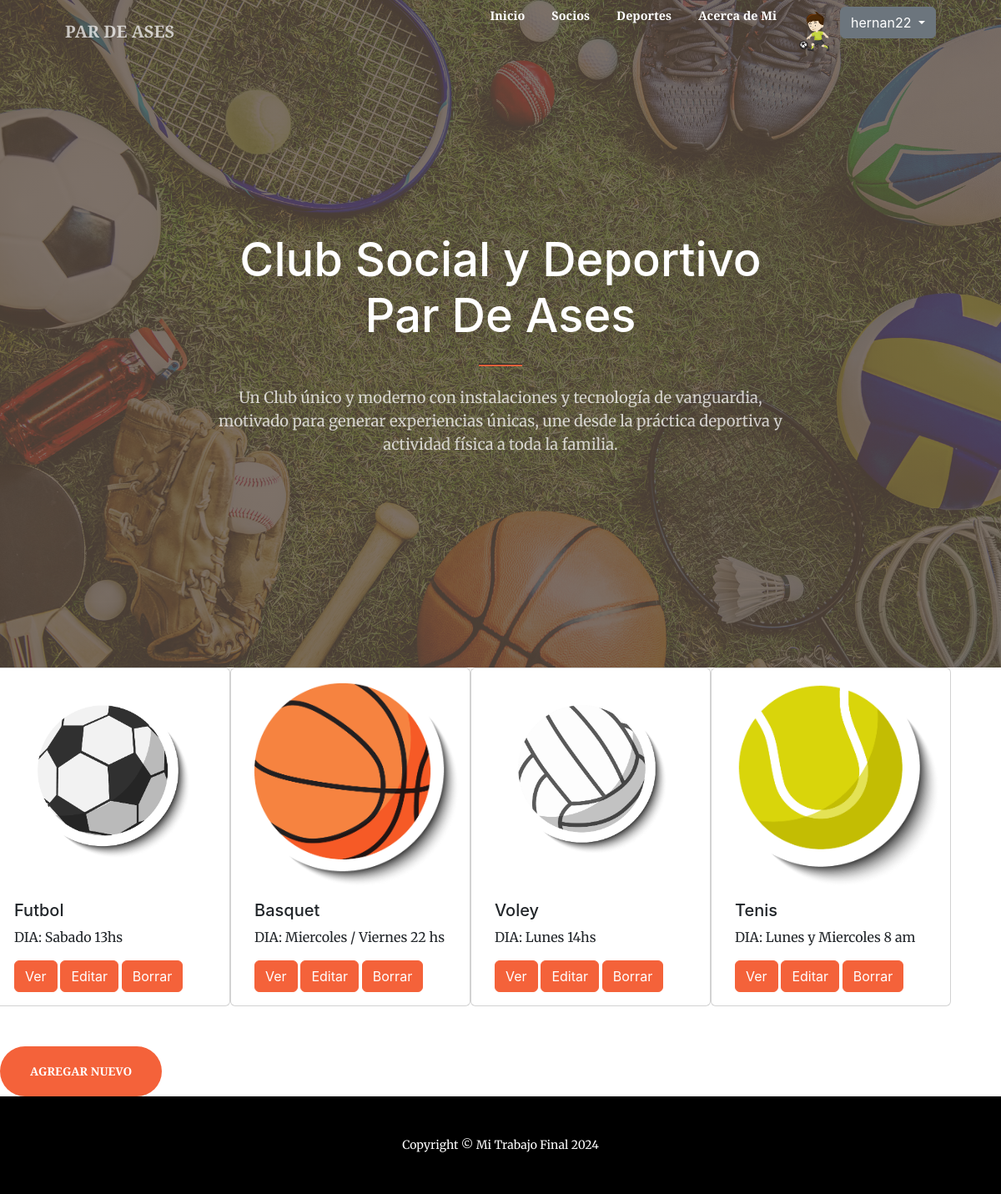
The page /deporte-list/ (signed in) on the database its author committed.
### users/models.py (models this page shows, shortened)
class Imagen(models.Model):
    user = models.OneToOneField(User, on_delete=models.CASCADE)
    imagen = models.ImageField(upload_to='imagenes', null=True, blank = True)

### AppClub/models.py (models this page shows, shortened)
class Deporte(models.Model):
    nombre = models.CharField(max_length=40)
    dia = models.CharField(max_length=40)
    descripcion = models.TextField(blank=True)
    imagen = models.ImageField(upload_to='deportes/', blank=True, null=True)

### AppClub/views.py (the view)
# urls.py: path('deporte-list/', views.DeporteListView.as_view(), name="DeporteList"),
class DeporteListView(LoginRequiredMixin, ListView):
    model = Deporte
    template_name = "AppClub/deporte_list.html"
    def get(self, request, *args, **kwargs):
        return super().get(request, *args, **kwargs)

### AppClub/templates/AppClub/deporte_list.html (shortened to what this page needs)
{% extends 'AppClub/base.html' %}
{% load static %}
{% block main %}
<div class="row">
    {% for deporte in object_list %}
        <div class="card" style="width: 18rem;">
            {% if deporte.imagen %}
                <img src="{{ deporte.imagen.url }}" class="card-img-top" alt="{{ deporte.nombre }}">
            {% else %}
                <img src="{% static 'default-image.jpg' %}" class="card-img-top" alt="Imagen no disponible">
            {% endif %}
            <div class="card-body">
                <h5 class="card-title">{{ deporte.nombre }}</h5>
                <p class="card-text">DIA: {{ deporte.dia }}</p>
                <a href="{% url 'DeporteDetail' deporte.id %}" class="btn btn-primary">Ver</a>
                <a href="{% url 'DeporteUpdate' deporte.id %}" class="btn btn-primary">Editar</a>
                <a href="{% url 'DeporteDelete' deporte.id %}" class="btn btn-primary">Borrar</a>
            </div>
        </div>
    {% endfor %}
</div>
<a class="btn btn-primary btn-xl rounded-pill mt-5" href="{% url 'DeporteCreate' %}">Agregar nuevo</a>
{% endblock main %}

### AppClub/templates/AppClub/base.html (shortened to what this page needs)
        {% load static %}
        <!DOCTYPE html>
    <html lang="en">
    <head>
        <link href="https://cdn.jsdelivr.net/npm/bootstrap-icons@1.5.0/font/bootstrap-icons.css" rel="stylesheet" />
        <link href="https://cdnjs.cloudflare.com/ajax/libs/SimpleLightbox/2.1.0/simpleLightbox.min.css" rel="stylesheet" />
        <link href="{% static 'AppClub/css/styles.css'%}" rel="stylesheet" />
    </head>
    <body id="page-top">
        <nav class="navbar navbar-expand-lg navbar-light fixed-top py-83" id="mainNav">
            <div class="container px-4 px-lg-5">
                <a class="navbar-brand" href="#page-top">PAR DE ASES</a>
                <div class="collapse navbar-collapse" id="navbarResponsive">
                    <ul class="navbar-nav ms-auto my-2 my-lg-0">
                        <li class="nav-item"><a class="nav-link text-white" href="{% url 'Inicio' %}">Inicio</a></li>
                        <li class="nav-item"><a class="nav-link text-white" href="{% url 'SocioList' %}">Socios</a></li>
                        <li class="nav-item"><a class="nav-link text-white" href="{% url 'DeporteList' %}">Deportes</a></li>
                        <li class="nav-item"><a class="nav-link text-white" href="{% url 'acercademi' %}">Acerca de Mi</a></li>
                        {% if request.user.is_authenticated %}
                            <img src="{{request.user.imagen.imagen.url}}" alt="" style="height: 60px;width: 60px;">
                            <div class="dropdown">
                                <button class="btn btn-secondary dropdown-toggle" type="button" id="dropdownMenuButton1" data-bs-toggle="dropdown" aria-expanded="false">
                                    {{ request.user.username }}
                                </button>
                            </div>
                        {% endif %}
                    </ul>
                </div>
            </div>
        </nav>
        <header class="masthead">
            <div class="container px-4 px-lg-5 h-100">
                <div class="row gx-4 gx-lg-5 h-100 align-items-center justify-content-center text-center">
                    <div class="col-lg-8 align-self-end">
                        <h1 class="text-white font-weight-bold">Club Social y Deportivo Par De Ases</h1>
                        <hr class="divider" />
                    </div>
                    <div class="col-lg-8 align-self-baseline">
                        <p class="text-white-75 mb-5">Un Club único y moderno con instalaciones y tecnología de vanguardia, motivado para generar experiencias únicas, une desde la práctica deportiva y actividad física a toda la familia.</p>
                    </div>
                </div>
            </div>
        </header>
        {% block main %}
        {% endblock main %}
        <footer class="py-5 bg-black">
            <div class="container px-5"><p class="m-0 text-center text-white small">Copyright &copy; Mi Trabajo Final 2024</p></div>
        </footer>
    </body>
</html>

### rows shown on the page
Deporte: imagen (picture), nombre "Futbol", dia "Sabado 13hs"
Deporte: imagen (picture), nombre "Basquet", dia "Miercoles / Viernes 22 hs"
Deporte: imagen (picture), nombre "Voley", dia "Lunes 14hs"
Deporte: imagen (picture), nombre "Tenis", dia "Lunes y Miercoles 8 am"

### other values the page prints
{{ request.user.username }} "hernan22"
